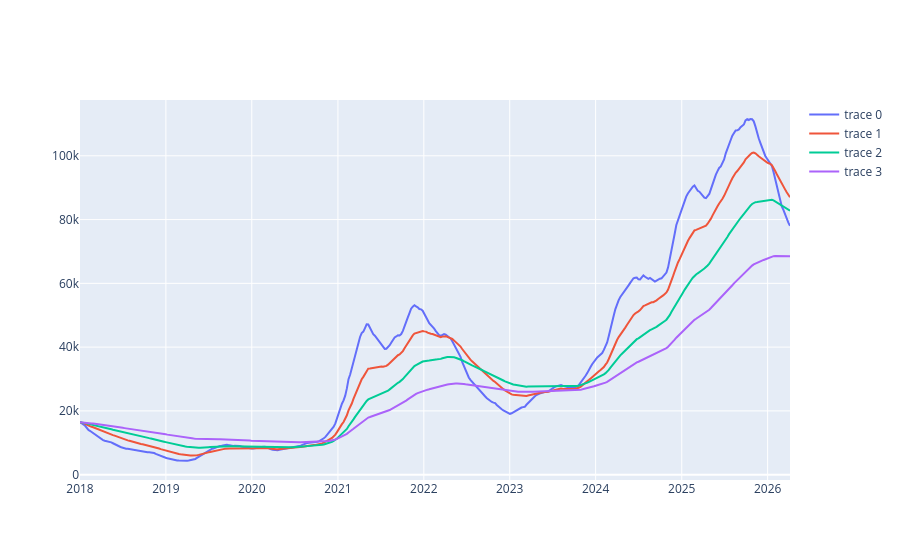

This figure's notebook cell:
### Code cell
fig = make_subplots(rows=1, cols=1)
fig.add_trace(go.Scatter(
    x=btc_w.ema(20).index,
    y=btc_w.ema(20)
))
fig.add_trace(go.Scatter(
    x=btc_w.ema(50).index,
    y=btc_w.ema(50)
))
fig.add_trace(go.Scatter(
    x=btc_w.ema(100).index,
    y=btc_w.ema(100)
))
fig.add_trace(go.Scatter(
    x=btc_w.ema(200).index,
    y=btc_w.ema(200)
))
fig.show()

### Figure 1 — Plotly figure (JSON) as saved in the notebook; plotly's stock layout.template omitted (floating-point values rounded to 4 significant figures; data arrays with more than 128 entries replaced by an {"elided": "..."} marker saying what was removed)
{"data": [{"type": "scatter", "x": {"elided": "432 str values"}, "y": {"elided": "432 float values"}}, {"type": "scatter", "x": {"elided": "432 str values"}, "y": {"elided": "432 float values"}}, {"type": "scatter", "x": {"elided": "432 str values"}, "y": {"elided": "432 float values"}}, {"type": "scatter", "x": {"elided": "432 str values"}, "y": {"elided": "432 float values"}}], "layout": {"xaxis": {"anchor": "y", "domain": [0, 1]}, "yaxis": {"anchor": "x", "domain": [0, 1]}}}
